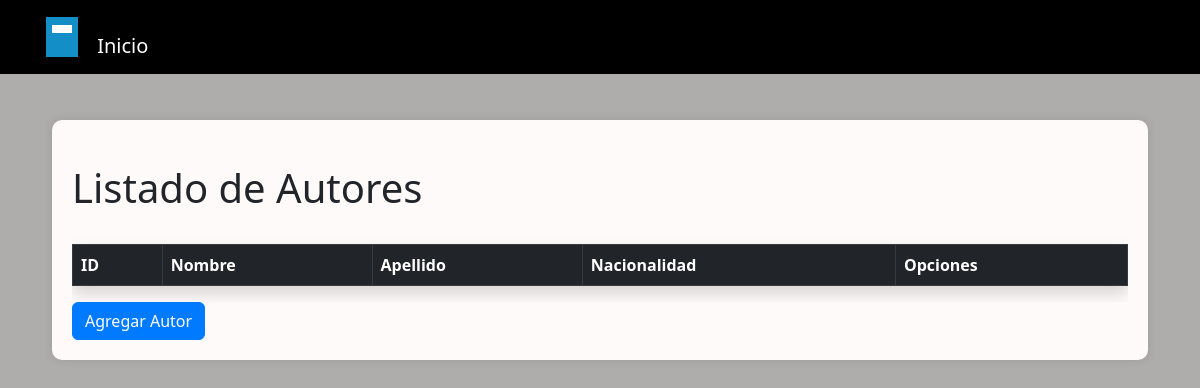
The page /biblioteca/autores/listado/ on the database as committed earlier.
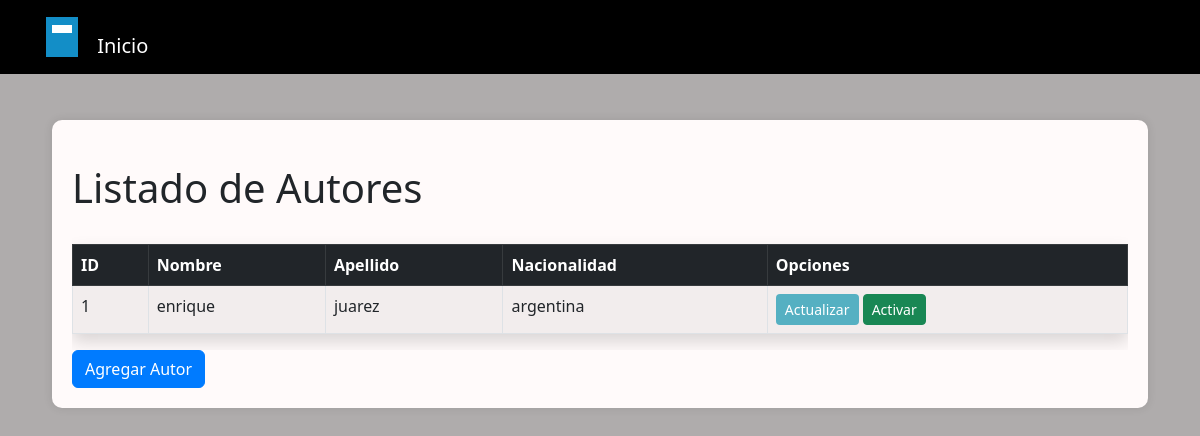
The same page on the database as committed later.
### biblioteca/models.py (models this page shows, shortened)
class Autor(models.Model):
    nombre = models.CharField(max_length=30)
    apellido = models.CharField(max_length=30)
    nacionalidad = models.CharField(max_length=60)
    activo = models.BooleanField(default=True)

### biblioteca/views.py (the view)
# urls.py: path('autores/listado/', listado_autores, name='listado_autores'),
def listado_autores(request):
    lista_autores = Autor.objects.all()
    return render(request, "biblioteca/listado_autores.html", {"lista_autores" : lista_autores})

### biblioteca/templates/biblioteca/listado_autores.html (shortened to what this page needs)
{% load static %}
<!DOCTYPE html>
<html lang="en">
    <head>
        <link rel="stylesheet" href="{% static 'css/bootstrap.min.css' %}">
        <link rel="stylesheet" href="{% static 'css/propios.css' %}">
    </head>
    <body>
        <nav class="navbar navbar-expand-lg navbar-dark bg-black fixed-top">
            <div class="container">
              <a class="navbar-brand" href="{% url 'pagina_principal' %}">
                <span class="logo-icon"></span>
                Inicio
              </a>
            </div>
        </nav>
        <div class="container mt-4">
            <div class="content-container">
                <h1 class="mt-4">Listado de Autores</h1>
                <div class="table-responsive">
                    <table class="table table-bordered table-striped table-hover mt-4 shadow">
                        <thead class="table-dark">
                            <tr>
                                <th>ID</th>
                                <th>Nombre</th>
                                <th>Apellido</th>
                                <th>Nacionalidad</th>
                                <th>Opciones</th>
                            </tr>
                        </thead>
                        <tbody>
                            {% for autor in lista_autores %}
                                <tr>
                                    <td>{{ autor.id }}</td>
                                    <td>{{ autor.nombre }}</td>
                                    <td>{{ autor.apellido }}</td>
                                    <td>{{ autor.nacionalidad }}</td>
                                    <td>
                                        <a class="btn btn-celeste-claro btn-sm" href="{% url 'actualizar_autores' autor.id %}"> Actualizar</a>
                                        {% if autor.activo %}
                                            <a class="btn btn-danger btn-sm" href="{% url 'desactivar_autor' autor.id %}">Desactivar</a>
                                        {% else %}
                                            <a class="btn btn-success btn-sm" href="{% url 'activar_autor' autor.id %}">Activar</a>
                                        {% endif %}
                                    </td>
                                </tr>
                            {% endfor %}
                        </tbody>
                    </table>
                </div>
            <a href="{% url 'nuevo_autores' %}" class="btn btn-primary">Agregar Autor</a>
            </div>
        </div>
    </body>
</html>

Rows that differ between the two databases and show on the page:
added Autor: id "1", nombre "enrique", apellido "juarez", nacionalidad "argentina", activo "Activar"
